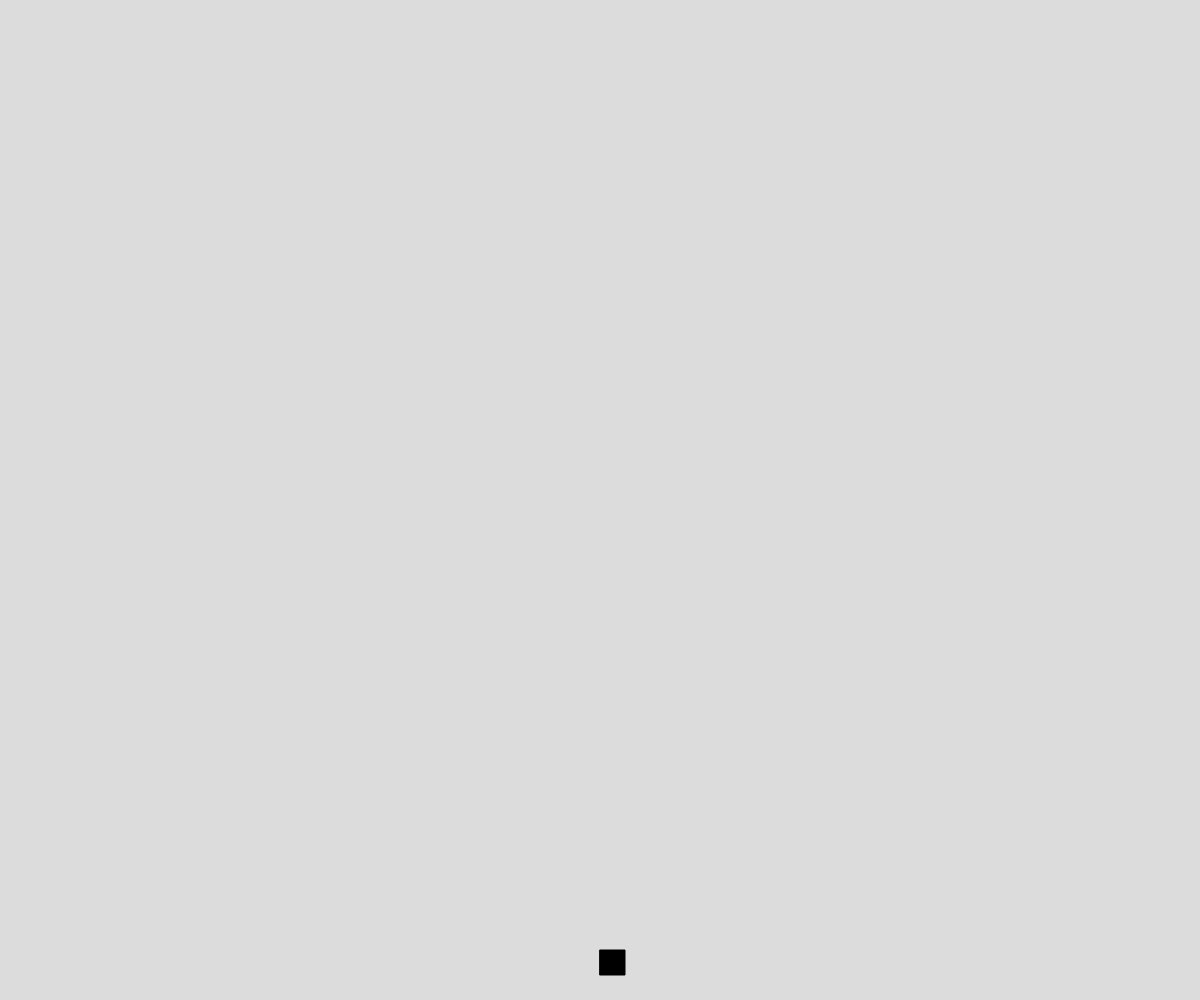
Frame 1 (no input)
Frame 60 (no input): identical to frame 1, image omitted
Frame 120 (the mouse pressed at the canvas centre since frame 60): identical to frame 1, image omitted

The p5.js sketch that drew this single still picture (run headless with seeded random() and noise() and a simulated clock; from frame 60 on, the mouse is pressed at the canvas centre):

// p5.js sketch
// ── sketch.js
// Bullet class demo

let player;

function setup() {
  createCanvas(windowWidth, windowHeight);
player = new Character(width/2, height-50)
}

function draw() {
  background(220);

  player.update();
  player.display();
}

function keyPressed() {
  if (key === " ") {
    player.spawnBullet();
  }
  if (key === "a" || key === "d") {
    player.handleKeys();
  } 
}


class Character {
  constructor(x, y) {
    this.x = x;
    this.y = y;
    this.size = 25;
    this.bulletArray = [];
  }

  display() {
    fill("black");
    rect(this.x, this.y, this.size, this.size);
  }

  update() {
    //player movement

    //bullet movement
    for (let i=0; i<this.bulletArray.length; i++) {
      this.bulletArray[i].move();
      this.bulletArray[i].display();
    }
  }

  spawnBullet() {
    this.bulletArray.push(new Bullet(this.x + this.size/2, this.y));
  }

  handleKeys() {
    if (key === "a") {
      this.x -= 10;
    }
    if (key === "d") {
      this.x += 10;
    }
  }

}

class Bullet {
  constructor(x, y) {
    this.x = x;
    this.y = y;
    this.dy = -5;
  }

  move() {
    this.y += this.dy;
  }

  display() {
    fill("red");
    noStroke();
    circle(this.x, this.y, 5);
  }
}
